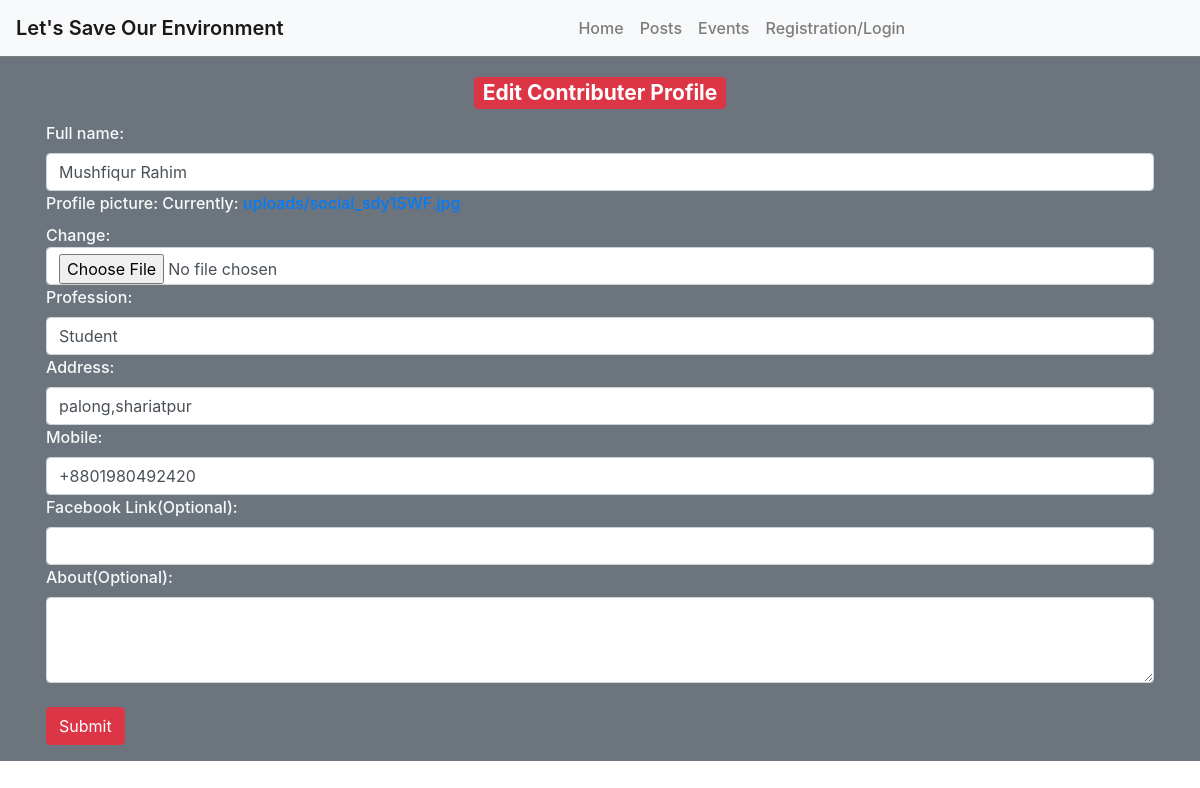
Page /update_c_profile/2/ on the committed database.
### home/models.py (models this page shows, shortened)
class Contributer_Profile(models.Model):
    full_name = models.CharField(max_length=255)
    profile_picture = models.FileField(upload_to='uploads/')
    profession = models.CharField(max_length=100)
    address = models.CharField(max_length=100)
    mobile = models.CharField(max_length=60)
    facebook = models.URLField(max_length=60,blank=True)
    about_me = models.TextField(blank=True)
    total_money = models.DecimalField(max_digits=15, decimal_places=2,default=0)
    user = models.OneToOneField(settings.AUTH_USER_MODEL, on_delete=models.CASCADE,related_name="contributer")

### home/views.py (the view)
# urls.py: path('update_c_profile/<int:id>/',update_contributer_profile,name='update_c_profile'),
def update_contributer_profile(request,id):
    con = Contributer_Profile.objects.get(id=id)
    form = ContributerProfileForm(instance=con)
    if request.method == 'POST':
        form = ContributerProfileForm(request.POST,request.FILES,instance=con)
        if form.is_valid():
            form.save()
            return redirect('profile',request.user.id)
    context = {
        'form':form,
    }
    return render(request,"home/update_c_profile.html",context)

### home/forms.py
class ContributerProfileForm(forms.ModelForm):
    class Meta:
        model = Contributer_Profile
        labels = {
            "facebook":"Facebook Link(Optional):",
            "about_me":"About(Optional):",
        }
        fields = [
            "full_name",
            "profile_picture",
            "profession",
            "address",
            "mobile",
            "facebook",
            "about_me",
        ]
    def __init__(self, *args, **kwargs):
        super().__init__(*args, **kwargs)
        for field in iter(self.fields):
            if field == "about_me":
                self.fields[field].widget.attrs.update({
                'class': 'form-control',
                'rows':3,
                })
            else:
                self.fields[field].widget.attrs.update({
                'class': 'form-control'})

### templates/home/update_c_profile.html (shortened to what this page needs)
{% extends "base.html" %}
{% load static %}
{% block content %}
<div class="bg-secondary text-light">
    <div class="container p-3">
        <div class="text-center">
            <h3><span class="badge badge-danger m-1">Edit Contributer Profile</span></h3>
        </div>
        <form action="{% url 'update_c_profile' request.user.contributer.id %}" method="POST" enctype="multipart/form-data" style="font-weight: 500;">
            {{form}}
            <br>
            <input type="submit" value="Submit" class="btn btn-danger">
        </form>
    </div>
</div>
{% endblock %}

### rows in the picture
Contributer_Profile: full_name "Mushfiqur Rahim", profession "Student", address "palong,shariatpur", mobile "+8801980492420"
